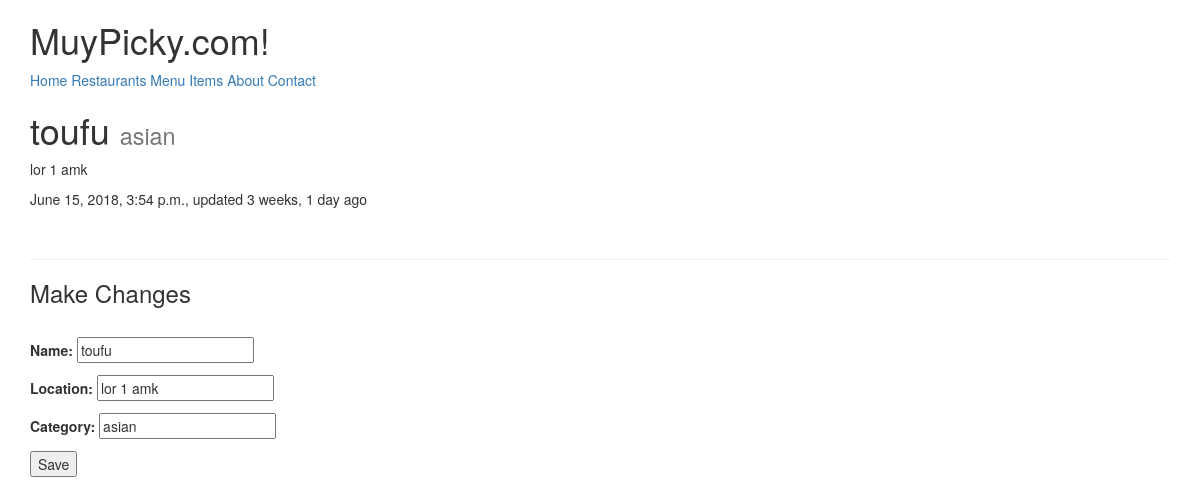
The page /restaurants/toufu (signed in) on the database its author committed.
### restaurants/models.py (models this page shows, shortened)
class RestaurantLocation(models.Model):
	owner 		= models.ForeignKey(Users) #class_instance.model_set.all()  # Django Models Unleashed JOINCFE.com
	name 		= models.CharField(max_length=120)
	location 	= models.CharField(max_length=120, null=True, blank=True)
	category 	= models.CharField(max_length=120, null=True, blank=True, validators=[validate_category])
	timestamp	= models.DateTimeField(auto_now=False, auto_now_add=False, null=True, blank=True)
	update 		= models.DateTimeField(auto_now_add=True)
	slug		= models.SlugField(null=True, blank=True)
	objects = RestaurantLocationManager() #add Model.objects.all()
	@property
	def title(self):
		return self.name

### restaurants/views.py (the view)
# urls.py: url(r'^(?P<slug>[\w-]+)$', RestaurantUpdateView.as_view(), name='detail')
class RestaurantUpdateView(LoginRequiredMixin, UpdateView):
	form_class = RestaurantLocationCreateForm
	template_name = 'restaurants/detail-update.html'
	def get_context_data(self, *args, **kwargs):
		context = super(RestaurantUpdateView, self).get_context_data(*args, **kwargs)
		name = self.get_object().name
		context['title'] = f'Update { name }'
		return context
	def get_queryset(self):
		return RestaurantLocation.objects.filter(owner=self.request.user)

### restaurants/forms.py (shortened to what this page needs)
class RestaurantLocationCreateForm(forms.ModelForm):
	class Meta:
		model = RestaurantLocation
		fields = [
			'name',
			'location',
			'category',
		]

### restaurants/models.py (called while the page is built)
	def get_queryset(self):
		return RestaurantLocationQuerySet(self.model,using=self._db)

### restaurants/templates/restaurants/detail-update.html (shortened to what this page needs)
{% extends "base.html" %}
{% block content %}
<h1>{{form.instance.title}}  <small>{{form.instance.category}}</small></h1>
<p>{{form.instance.location}}</p>
<p>{{form.instance.timestamp}}, updated {{form.instance.update|timesince}} ago</p>
<hr/>
<h3>Make Changes</h3>
{% include 'snippets/form-snippet.html' with form=form %}
{% endblock content %}

### templates/snippets/form-snippet.html (shortened to what this page needs)
<br>
<form method='POST'> {% csrf_token %}
	{{ form.as_p }}
	<button type='submit'>Save</button>
</form>

### rows shown on the page
RestaurantLocation: instance "toufu", instance.category "asian", instance.location "lor 1 amk", instance.timestamp "June 15, 2018, 3:54 p.m.", instance.update "3 weeks, 1 day", name "toufu", location "lor 1 amk", category "asian"
